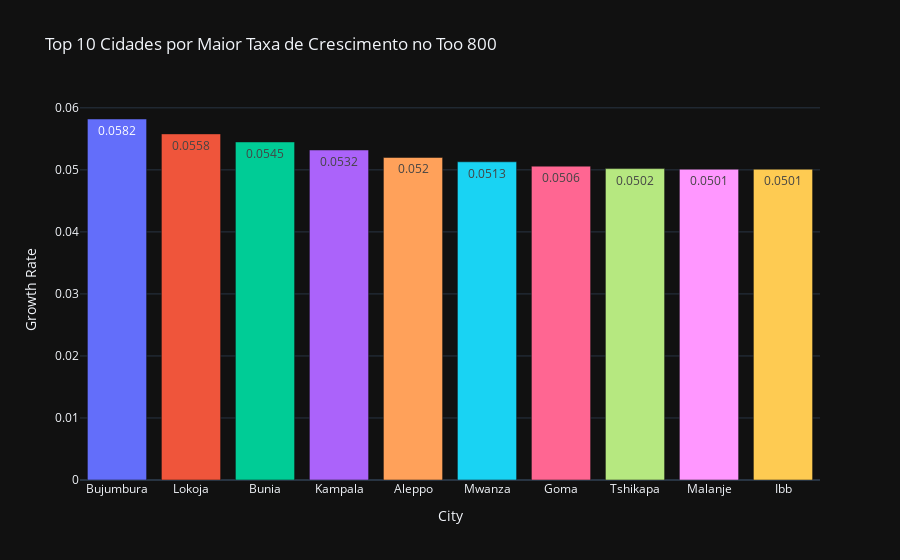

Here is the notebook cell this chart was saved with:
### Code cell
fig = px.bar(maiores_taxas, x='City', y='Growth Rate', title='Top 10 Cidades por Maior Taxa de Crescimento no Too 800', 
                  template='plotly_dark', text_auto=True, color=px.colors.sequential.Cividis)
fig.update_layout(showlegend=False)
fig.show()

### Figure 1 — Plotly figure (JSON) as saved in the notebook; plotly's stock layout.template omitted (floating-point values rounded to 4 significant figures)
{"data": [{"alignmentgroup": "True", "hovertemplate": "color=#00224e<br>City=%{x}<br>Growth Rate=%{y}<extra></extra>", "legendgroup": "#00224e", "marker": {"color": "#636efa", "pattern": {"shape": ""}}, "name": "#00224e", "offsetgroup": "#00224e", "orientation": "v", "showlegend": true, "textposition": "auto", "texttemplate": "%{y}", "type": "bar", "x": ["Bujumbura"], "xaxis": "x", "y": [0.0582], "yaxis": "y"}, {"alignmentgroup": "True", "hovertemplate": "color=#123570<br>City=%{x}<br>Growth Rate=%{y}<extra></extra>", "legendgroup": "#123570", "marker": {"color": "#EF553B", "pattern": {"shape": ""}}, "name": "#123570", "offsetgroup": "#123570", "orientation": "v", "showlegend": true, "textposition": "auto", "texttemplate": "%{y}", "type": "bar", "x": ["Lokoja"], "xaxis": "x", "y": [0.0558], "yaxis": "y"}, {"alignmentgroup": "True", "hovertemplate": "color=#3b496c<br>City=%{x}<br>Growth Rate=%{y}<extra></extra>", "legendgroup": "#3b496c", "marker": {"color": "#00cc96", "pattern": {"shape": ""}}, "name": "#3b496c", "offsetgroup": "#3b496c", "orientation": "v", "showlegend": true, "textposition": "auto", "texttemplate": "%{y}", "type": "bar", "x": ["Bunia"], "xaxis": "x", "y": [0.0545], "yaxis": "y"}, {"alignmentgroup": "True", "hovertemplate": "color=#575d6d<br>City=%{x}<br>Growth Rate=%{y}<extra></extra>", "legendgroup": "#575d6d", "marker": {"color": "#ab63fa", "pattern": {"shape": ""}}, "name": "#575d6d", "offsetgroup": "#575d6d", "orientation": "v", "showlegend": true, "textposition": "auto", "texttemplate": "%{y}", "type": "bar", "x": ["Kampala"], "xaxis": "x", "y": [0.0532], "yaxis": "y"}, {"alignmentgroup": "True", "hovertemplate": "color=#707173<br>City=%{x}<br>Growth Rate=%{y}<extra></extra>", "legendgroup": "#707173", "marker": {"color": "#FFA15A", "pattern": {"shape": ""}}, "name": "#707173", "offsetgroup": "#707173", "orientation": "v", "showlegend": true, "textposition": "auto", "texttemplate": "%{y}", "type": "bar", "x": ["Aleppo"], "xaxis": "x", "y": [0.052], "yaxis": "y"}, {"alignmentgroup": "True", "hovertemplate": "color=#8a8678<br>City=%{x}<br>Growth Rate=%{y}<extra></extra>", "legendgroup": "#8a8678", "marker": {"color": "#19d3f3", "pattern": {"shape": ""}}, "name": "#8a8678", "offsetgroup": "#8a8678", "orientation": "v", "showlegend": true, "textposition": "auto", "texttemplate": "%{y}", "type": "bar", "x": ["Mwanza"], "xaxis": "x", "y": [0.0513], "yaxis": "y"}, {"alignmentgroup": "True", "hovertemplate": "color=#a59c74<br>City=%{x}<br>Growth Rate=%{y}<extra></extra>", "legendgroup": "#a59c74", "marker": {"color": "#FF6692", "pattern": {"shape": ""}}, "name": "#a59c74", "offsetgroup": "#a59c74", "orientation": "v", "showlegend": true, "textposition": "auto", "texttemplate": "%{y}", "type": "bar", "x": ["Goma"], "xaxis": "x", "y": [0.0506], "yaxis": "y"}, {"alignmentgroup": "True", "hovertemplate": "color=#c3b369<br>City=%{x}<br>Growth Rate=%{y}<extra></extra>", "legendgroup": "#c3b369", "marker": {"color": "#B6E880", "pattern": {"shape": ""}}, "name": "#c3b369", "offsetgroup": "#c3b369", "orientation": "v", "showlegend": true, "textposition": "auto", "texttemplate": "%{y}", "type": "bar", "x": ["Tshikapa"], "xaxis": "x", "y": [0.0502], "yaxis": "y"}, {"alignmentgroup": "True", "hovertemplate": "color=#e1cc55<br>City=%{x}<br>Growth Rate=%{y}<extra></extra>", "legendgroup": "#e1cc55", "marker": {"color": "#FF97FF", "pattern": {"shape": ""}}, "name": "#e1cc55", "offsetgroup": "#e1cc55", "orientation": "v", "showlegend": true, "textposition": "auto", "texttemplate": "%{y}", "type": "bar", "x": ["Malanje"], "xaxis": "x", "y": [0.0501], "yaxis": "y"}, {"alignmentgroup": "True", "hovertemplate": "color=#fee838<br>City=%{x}<br>Growth Rate=%{y}<extra></extra>", "legendgroup": "#fee838", "marker": {"color": "#FECB52", "pattern": {"shape": ""}}, "name": "#fee838", "offsetgroup": "#fee838", "orientation": "v", "showlegend": true, "textposition": "auto", "texttemplate": "%{y}", "type": "bar", "x": ["Ibb"], "xaxis": "x", "y": [0.0501], "yaxis": "y"}], "layout": {"barmode": "relative", "legend": {"title": {"text": "color"}, "tracegroupgap": 0}, "showlegend": false, "title": {"text": "Top 10 Cidades por Maior Taxa de Crescimento no Too 800"}, "xaxis": {"anchor": "y", "domain": [0, 1], "title": {"text": "City"}}, "yaxis": {"anchor": "x", "domain": [0, 1], "title": {"text": "Growth Rate"}}}}
